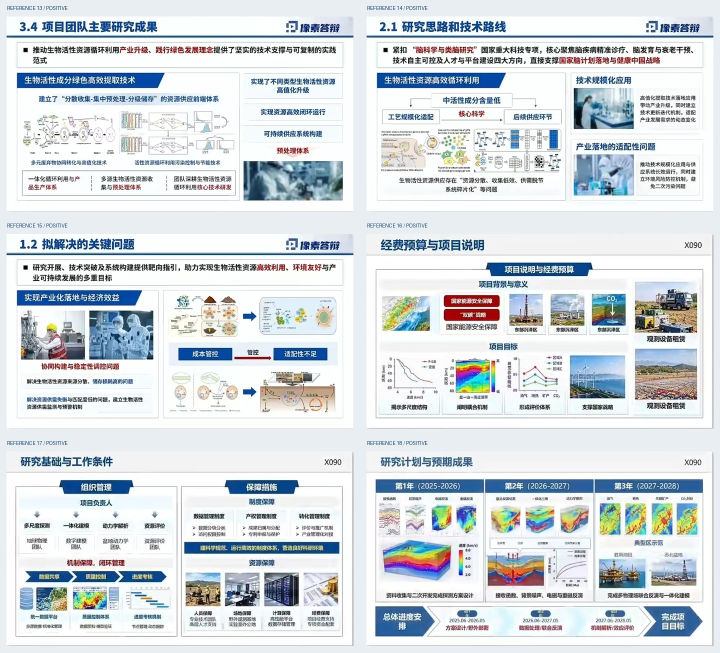
#> input picture assets/reference-atlas/contact-13-18.jpg, 1440 x 1305 px, given in place of 参考图01.jpg, which was not available (shown at 1/2 size)
$ python build_reference_atlas.py --source-dir ../assets/reference-atlas --output-dir out
#> lines starting #> are read from the running program, lines starting #| are printed output that depends on the picture
"""Build portable positive-slide crops and an annotated index from 33 screenshots."""
import argparse
import hashlib
import json
from pathlib import Path

from PIL import Image, ImageDraw

# Bounds refer to the 949 x 2048 displayed screenshot. Originals may be larger.
CASES = [
    (1,'制备与器件集成','paired',(29,958,920,1461),'中心主图＋双侧过程链','中央主机制最大，窄侧栏放制备过程，局部验证贴近相关图。'),
    (2,'材料定制与应用路线','paired',(29,958,920,1461),'上下双层路线','长渐变箭头串联上层路径，下层以模块和结构图展开。'),
    (3,'成果与机制证据','paired',(29,958,920,1461),'中心成果＋侧证据','非等宽分区，曲线、结构和机理图各有图旁解释。'),
    (4,'研究背景与地学分类','paired',(43,948,905,1426),'分类示意＋中间缺口','上方核心句，左分类，右侧已知技术与灾害事实共同提出缺口。'),
    (5,'地幔动力学模拟','different-topic',(43,948,905,1426),'模型证据拼图＋任务索引','优秀页与上半页预期成果主题不同，只提取优秀页结构。'),
    (6,'多尺度融合机制','paired',(53,972,899,1450),'总框架＋机制展开','通栏问题句，下方总流程、模块作用和侧边输出相互对应。'),
    (7,'几何先验引导优化','paired',(53,972,899,1450),'左流程＋右双层证据','虚线框限定子过程，括号表达约束，右侧分提取和验证。'),
    (8,'事件流感知与决策算法','layout-placeholder',(65,977,887,1437),'双技术模块＋共同落点','上半是两块占位图示意，下半两种技术按标题、图证、贡献组织。'),
    (9,'SNN感算一体架构','layout-placeholder',(65,977,887,1437),'对角图文交错','两图对角分布，说明填在互补位置，箭头标签定义处理单元。'),
    (10,'事件驱动视觉传感器','layout-placeholder',(65,977,887,1437),'并列机制对照','每半页为标题、结构图、解释、下推贡献，再用通栏结论收束。'),
    (11,'光电能源系统成果','single',(121,709,804,1091),'需求—系统—应用','单张编辑器截图，中部系统主图，两侧需求与成果，以紫色建立层级。'),
    (12,'项目考核指标','paired',(69,991,880,1447),'目标图示＋原生指标表','上方核心要求，中部图文目标，下方居中表格，深蓝表头与浅分隔。'),
    (13,'团队主要研究成果','different-topic',(69,991,880,1447),'主证据＋侧边应用','下半主题与上半考核指标不同，机制图为主区，侧栏放应用及照片。'),
    (14,'研究思路与技术路线','paired',(69,991,880,1447),'主科学问题＋双应用区','顶部战略关联句，左侧科学问题及机制，右侧应用按上下图文组织。'),
    (15,'拟解决的关键问题','paired',(69,991,880,1447),'需求与方法双区','左侧场景和问题，右侧两条机制路径，中间带字箭头明确关系。'),
    (16,'经费预算与项目说明','layout-placeholder',(65,977,887,1437),'两层多图＋资源窄栏','按背景、目标和设备资源分组，图片数量十张也有主次和图注。'),
    (17,'研究基础与工作条件','layout-placeholder',(65,977,887,1437),'组织与保障双区','两区再分管理、制度、资源层级，深色标题签和浅线框统一。'),
    (18,'研究计划与预期成果','layout-placeholder',(65,977,887,1437),'分阶段证据＋底部时间线','按年度组织图证，底部时间箭头与阶段对应，保持日期和成果一致。'),
    (19,'研究内容与创新总结','layout-placeholder',(65,977,887,1437),'三主题＋贯穿对比区','上层三项创新各有证据，下层与已有项目区别单独成区。'),
    (20,'多模态协同利用','paired',(52,984,898,1462),'阶段箭头＋三组证据','原版已有结构，改版统一图框、文字行高、边界和底部结论距离。'),
    (21,'成像物理补偿','paired-with-content-caution',(52,984,898,1462),'物理场景＋模型误差双层','场景在左，模型及误差在右，顶部任务句、下方定量目标分层；截图部分文本跨题。'),
    (22,'物理特征融合','paired',(52,984,898,1462),'主网络图＋三项机制说明','改版主要整理对齐与行距，左流程图、右编号说明、底部结果句。'),
    (23,'SAR背景与挑战','paired',(52,984,898,1462),'场景需求＋挑战矩阵','左场景与传统能力，右挑战及方法对应，红色意义条独立收束。'),
    (24,'未来工作计划','paired',(69,974,879,1426),'近期／远期双区','固定蓝色页眉，短长期标签，关键技术句用浅红底，底部红色总结条。'),
    (25,'拟开展的研究工作','paired',(69,974,879,1426),'三问题＋双证据簇','上层三关键问题，下面两大系统图组，层次比机械三等分更重要。'),
    (26,'代表性科研成果','paired',(69,974,879,1426),'技术—算法—性能＋成果带','上层三类证据，下层论文专利和双向关联图，关键数字就近强调。'),
    (27,'PEEM时空显微成像','paired',(57,973,893,1443),'方法窄栏＋中部原理＋右结果','紫色页眉，黄字短标签，左三方法，中部原理图，右时序结果。'),
    (28,'研究思路与子课题','paired',(57,973,893,1443),'问题—研究内容—预期成果','紫色问题标签，中央三行课题流程较宽，左右问题和目标较窄。'),
    (29,'国家重大需求','paired',(57,973,893,1443),'政策句＋三类支撑材料','上方需求与来源，下方人物、设备和期刊各有说明，紫色为同套模板主题。'),
    (30,'家禽疫苗研究背景','layout-placeholder',(35,980,915,1477),'背景要点＋证据双区','上方问题要点，左现状、右瓶颈与攻关内容，底部落点。'),
    (31,'研究目标与课题分解','layout-placeholder',(35,980,915,1477),'目标—技术—课题—落地','三张源图扩展为四个语义区，标签和梯形题签强调研究分解关系。'),
    (32,'国内外研究现状','layout-placeholder',(35,980,915,1477),'现状对照＋差距＋底部路径','左概念与证据，右国内外区别与短板，底部递进链说明阶段。'),
    (33,'试剂与疾病净化研究','layout-placeholder',(35,980,915,1477),'双证据＋中心循环关系','两张源图分两侧，中部循环箭头和圆形节点解释过程，底部全链条。'),
]

def main():
    parser=argparse.ArgumentParser(description=__doc__)
    parser.add_argument('--source-dir',type=Path,required=True)
    parser.add_argument('--output-dir',type=Path,required=True)
    parser.add_argument('--catalog-markdown',type=Path)
    args=parser.parse_args()
    args.output_dir.mkdir(parents=True,exist_ok=True)
    records=[]
    for index,title,kind,bounds,layout,observation in CASES:
        source=args.source_dir/f'参考图{index:02d}.jpg'
        with Image.open(source) as image:
#> image is the input picture: PIL image 1440x1305 RGB; mean R, G, B 212.3, 218.6, 222.8
            converted=tuple(round(value*image.size[axis%2]/(949 if axis%2==0 else 2048)) for axis,value in enumerate(bounds))
#> converted = (44, 610, 1396, 931)
            crop=image.crop(converted)
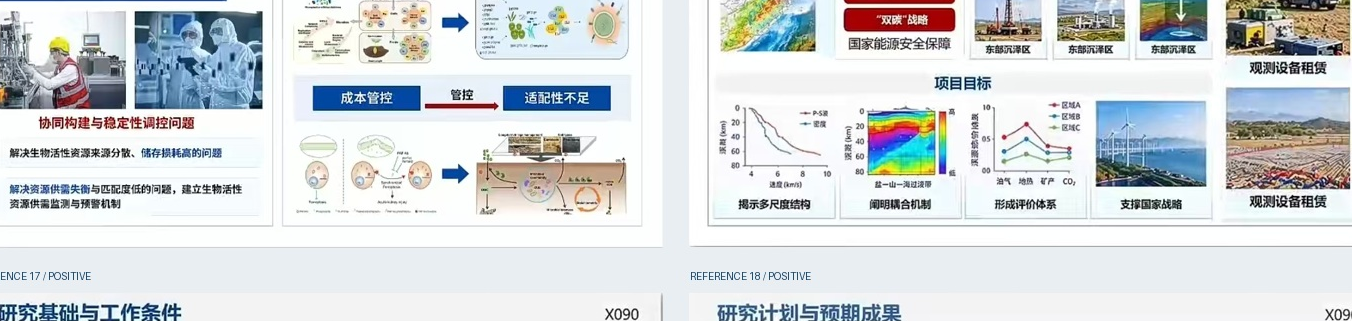
#> crop: PIL image 1352x321 RGB; mean R, G, B 212.4, 217, 219.2
            name=f'reference-{index:02d}-positive.png'
            crop.save(args.output_dir/name)
            records.append(dict(id=index,title=title,reference_type=kind,layout=layout,observation=observation,
                                source_filename=source.name,source_size=list(image.size),
                                source_sha256=hashlib.sha256(source.read_bytes()).hexdigest(),
                                positive_file=name,positive_bbox_original=list(converted)))
#> pass 2 of the loop in main, `for index,title,kind,bounds,layout,observation in CASES:`:
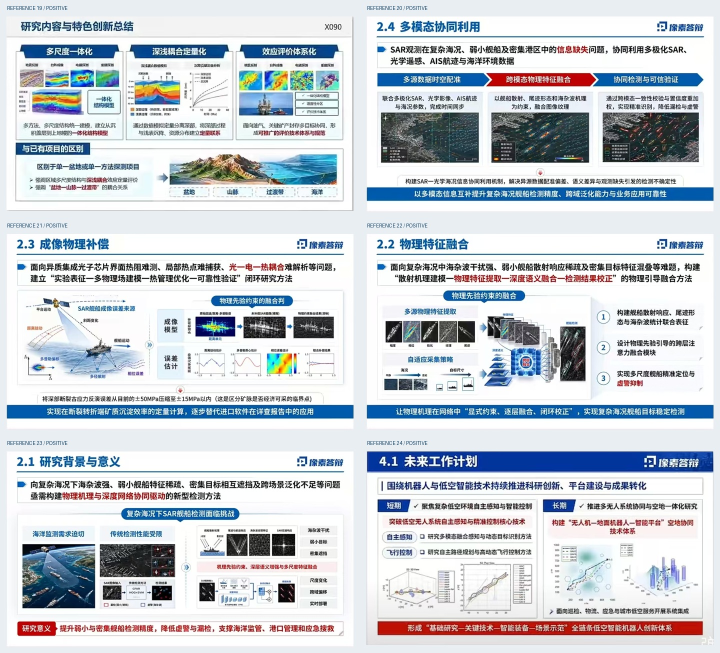
#> input picture assets/reference-atlas/contact-19-24.jpg, 1440 x 1305 px, given in place of 参考图02.jpg, which was not available (shown at 1/2 size)
#> in main, image is the input picture: PIL image 1440x1305 RGB; mean R, G, B 200.7, 206.8, 213.2
#> in main, `crop=image.crop(converted)`:
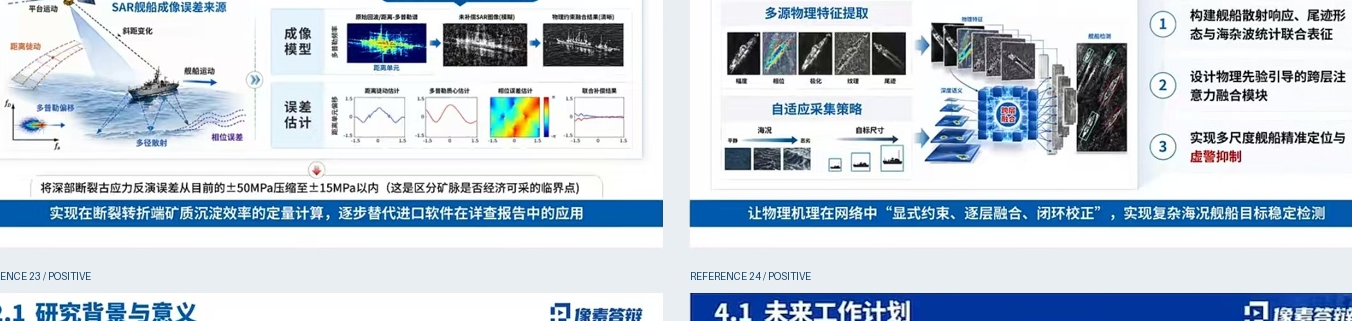
#> crop: PIL image 1352x321 RGB; mean R, G, B 194.1, 205.9, 217.3
    (args.output_dir/'catalog.json').write_text(json.dumps(records,ensure_ascii=False,indent=2),encoding='utf-8')
    if args.catalog_markdown:
        labels={'paired':'前后对照','layout-placeholder':'上方为布局占位示意',
                'single':'单页编辑器截图','different-topic':'前后主题不同',
                'paired-with-content-caution':'前后对照，科研文字需另核对'}
        lines=['# 33张科研PPT参考图索引','',
               '本索引分析用户提供的33张参考图。多数下方为优秀版本。部分上方只是图数量或位置占位示意，第11张为单页截图，第05、13张前后主题不同。截图的科研主题、机构和数值只用于辨认样例，实际课题应使用真实资料。','',
               '先按任务选择2—3个近似版式，打开相应优秀区域图。所有裁剪保留来源文件名、原始尺寸、SHA-256和裁剪边界，见`../assets/reference-atlas/catalog.json`。','',
               '| 编号 | 主题与优秀区域 | 类型 | 版式 |','| --- | --- | --- | --- |']
        for record in records:
            link=f"[{record['title']}](../assets/reference-atlas/{record['positive_file']})"
            lines.append(f"| {record['id']:02d} | {link} | {labels[record['reference_type']]} | {record['layout']} |")
        lines+=['','## 逐图观察','']
        for record in records:
            lines.append(f"- **{record['id']:02d} {record['title']}**。{record['observation']}")
        lines+=['','## 跨样例的共同规则','',
                '- 标题前固定小图形、贯穿内容宽度的细线和统一页眉建立全套身份。',
                '- 顶部核心句、主体图证、局部解释和归纳带形成读图层次。',
                '- 梯形题签、圆角短标签、淡色矩形、虚线范围、对话框和轻阴影表达归属。',
                '- 渐变透明大箭头用于跨区转换，细连接符说明局部依赖；带字箭头写操作名。',
                '- 主辅不必等宽，图量变化时通过语义分组适配；同级图组的外框与图注对齐。',
                '- 蓝白最常见，紫白在11、27—29中形成完整体系，暗红和少量暖黄用于重点。',
                '- 原生表格、时间线、编号、勾选和方框为指标与计划提供可读结构。','',
                '截图的小字、第三方标识、界面水印、浮动宣传语与跨题科研文字需按实际交付重新处理。具体制作参数见视觉系统和组件规范。','']
        args.catalog_markdown.parent.mkdir(parents=True,exist_ok=True)
        args.catalog_markdown.write_text('\n'.join(lines),encoding='utf-8')
    for start in range(0,len(records),6):
        subset=records[start:start+6]
        sheet=Image.new('RGB',(1440,3*435),'#E9EEF2')
        draw=ImageDraw.Draw(sheet)
        for offset,record in enumerate(subset):
            x=(offset%2)*720
            y=(offset//2)*435
            draw.text((x+14,y+10),f"REFERENCE {record['id']:02d} / POSITIVE",fill='#15456B')
            with Image.open(args.output_dir/record['positive_file']) as image:
                image.thumbnail((694,393))
                sheet.paste(image,(x+13,y+33))
        sheet.save(args.output_dir/f'contact-{start+1:02d}-{start+len(subset):02d}.jpg',quality=94)
    print(f'Prepared {len(records)} positive references and 6 contact sheets.')

if __name__=='__main__':
#> (the run stopped early here; a loop or call above may not have finished)
